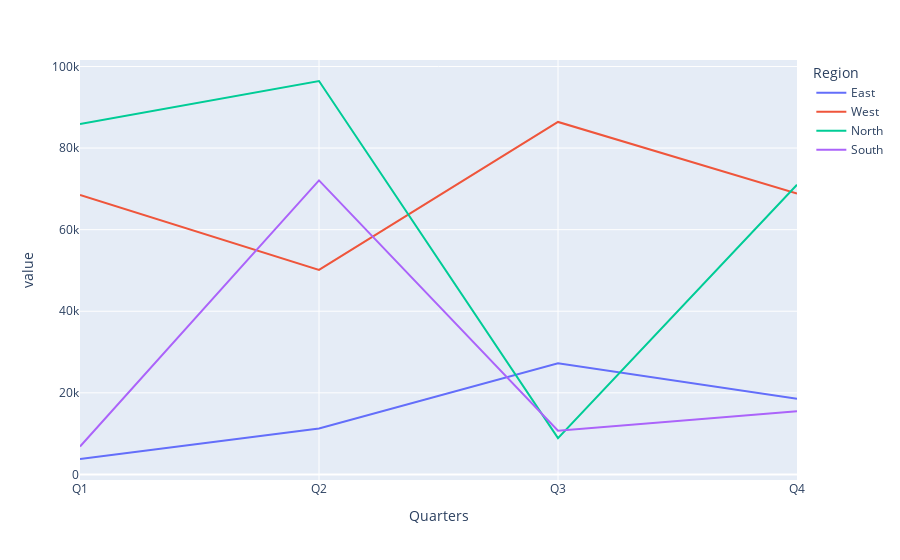

Here is the notebook cell this chart was saved with:
### Code cell
data.plot()

### Figure 1 — Plotly figure (JSON) as saved in the notebook; plotly's stock layout.template omitted (floating-point values rounded to 4 significant figures)
{"data": [{"hovertemplate": "Region=East<br>Quarters=%{x}<br>value=%{y}<extra></extra>", "legendgroup": "East", "line": {"color": "#636efa", "dash": "solid"}, "marker": {"symbol": "circle"}, "mode": "lines", "name": "East", "orientation": "v", "showlegend": true, "type": "scatter", "x": ["Q1", "Q2", "Q3", "Q4"], "xaxis": "x", "y": [3779.0, 11250.0, 27270.0, 18540.0], "yaxis": "y"}, {"hovertemplate": "Region=West<br>Quarters=%{x}<br>value=%{y}<extra></extra>", "legendgroup": "West", "line": {"color": "#EF553B", "dash": "solid"}, "marker": {"symbol": "circle"}, "mode": "lines", "name": "West", "orientation": "v", "showlegend": true, "type": "scatter", "x": ["Q1", "Q2", "Q3", "Q4"], "xaxis": "x", "y": [68480.0, 50150.0, 86400.0, 68850.0], "yaxis": "y"}, {"hovertemplate": "Region=North<br>Quarters=%{x}<br>value=%{y}<extra></extra>", "legendgroup": "North", "line": {"color": "#00cc96", "dash": "solid"}, "marker": {"symbol": "circle"}, "mode": "lines", "name": "North", "orientation": "v", "showlegend": true, "type": "scatter", "x": ["Q1", "Q2", "Q3", "Q4"], "xaxis": "x", "y": [85910.0, 96440.0, 8884.0, 71020.0], "yaxis": "y"}, {"hovertemplate": "Region=South<br>Quarters=%{x}<br>value=%{y}<extra></extra>", "legendgroup": "South", "line": {"color": "#ab63fa", "dash": "solid"}, "marker": {"symbol": "circle"}, "mode": "lines", "name": "South", "orientation": "v", "showlegend": true, "type": "scatter", "x": ["Q1", "Q2", "Q3", "Q4"], "xaxis": "x", "y": [6830.0, 72070.0, 10720.0, 15470.0], "yaxis": "y"}], "layout": {"legend": {"title": {"text": "Region"}, "tracegroupgap": 0}, "margin": {"t": 60}, "xaxis": {"anchor": "y", "domain": [0, 1], "title": {"text": "Quarters"}}, "yaxis": {"anchor": "x", "domain": [0, 1], "title": {"text": "value"}}}}
